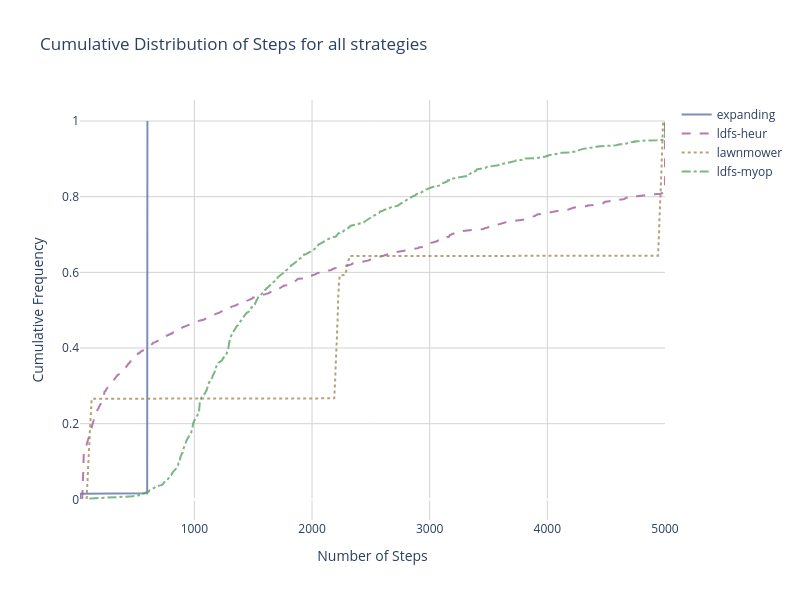

The notebook cell saved with this chart:
### Markdown cell above
La CDF permite visualizar cómo se distribuyen los datos de los 'steps' a medida que se acumulan más valores:

### Code cell
colors_total = ['#5B75A4', '#A45B99', '#A48A5B', '#5BA466', '#BFACB5']
line_styles = ['solid', 'dash', 'dot', 'dashdot', 'longdash']

# Figura de Cumulative Distribution Function
fig_cumulative = go.Figure()

for idx, strategy in enumerate(strategies):
    strategy_data = combined_data_exp2[combined_data_exp2['Strategy'] == strategy]['Steps'].dropna()

    # Calcular la distribución acumulada
    sorted_data = np.sort(strategy_data)
    y_vals = np.arange(1, len(sorted_data) + 1) / len(sorted_data)  # Normalización a 0-1
    color = colors_total[idx % len(colors_total)]  # Color
    line_style = line_styles[idx % len(line_styles)]  # Tipo de línea

    # Curva
    fig_cumulative.add_trace(
        go.Scatter(
            x=sorted_data,
            y=y_vals,
            mode='lines',
            name=strategy,
            line=dict(color=color, dash=line_style),
            opacity=0.8
        )
    )

fig_cumulative.update_layout(
    title_text="Cumulative Distribution of Steps for all strategies",
    xaxis_title="Number of Steps",
    yaxis_title="Cumulative Frequency",
    height=600,
    width=800,
    xaxis=dict(
        showgrid=True,
        gridcolor='lightgray',
        gridwidth=1,
    ),
    yaxis=dict(
        showgrid=True,
        gridcolor='lightgray', 
        gridwidth=1, 
    ),
    plot_bgcolor='white',  
)

fig_cumulative.show()

### Figure 1 — Plotly figure (JSON) as saved in the notebook; plotly's stock layout.template omitted (floating-point values rounded to 4 significant figures; data arrays with more than 128 entries replaced by an {"elided": "..."} marker saying what was removed)
{"data": [{"line": {"color": "#5B75A4", "dash": "solid"}, "mode": "lines", "name": "expanding", "opacity": 0.8, "type": "scatter", "x": {"elided": "1000 int values"}, "y": {"elided": "1000 float values"}}, {"line": {"color": "#A45B99", "dash": "dash"}, "mode": "lines", "name": "ldfs-heur", "opacity": 0.8, "type": "scatter", "x": {"elided": "1000 int values"}, "y": {"elided": "1000 float values"}}, {"line": {"color": "#A48A5B", "dash": "dot"}, "mode": "lines", "name": "lawnmower", "opacity": 0.8, "type": "scatter", "x": {"elided": "1000 int values"}, "y": {"elided": "1000 float values"}}, {"line": {"color": "#5BA466", "dash": "dashdot"}, "mode": "lines", "name": "ldfs-myop", "opacity": 0.8, "type": "scatter", "x": {"elided": "1000 int values"}, "y": {"elided": "1000 float values"}}], "layout": {"height": 600, "plot_bgcolor": "white", "title": {"text": "Cumulative Distribution of Steps for all strategies"}, "width": 800, "xaxis": {"gridcolor": "lightgray", "gridwidth": 1, "showgrid": true, "title": {"text": "Number of Steps"}}, "yaxis": {"gridcolor": "lightgray", "gridwidth": 1, "showgrid": true, "title": {"text": "Cumulative Frequency"}}}}
